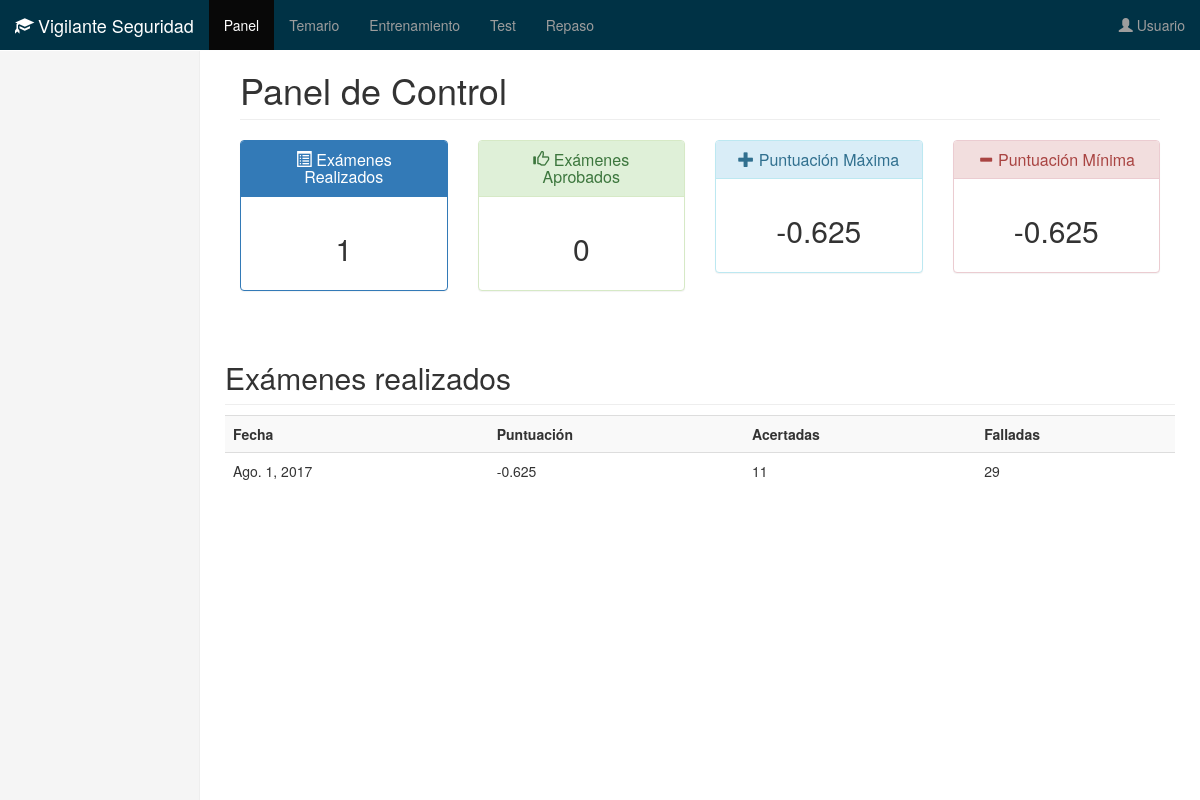
The page /panel/ on the database as committed earlier.
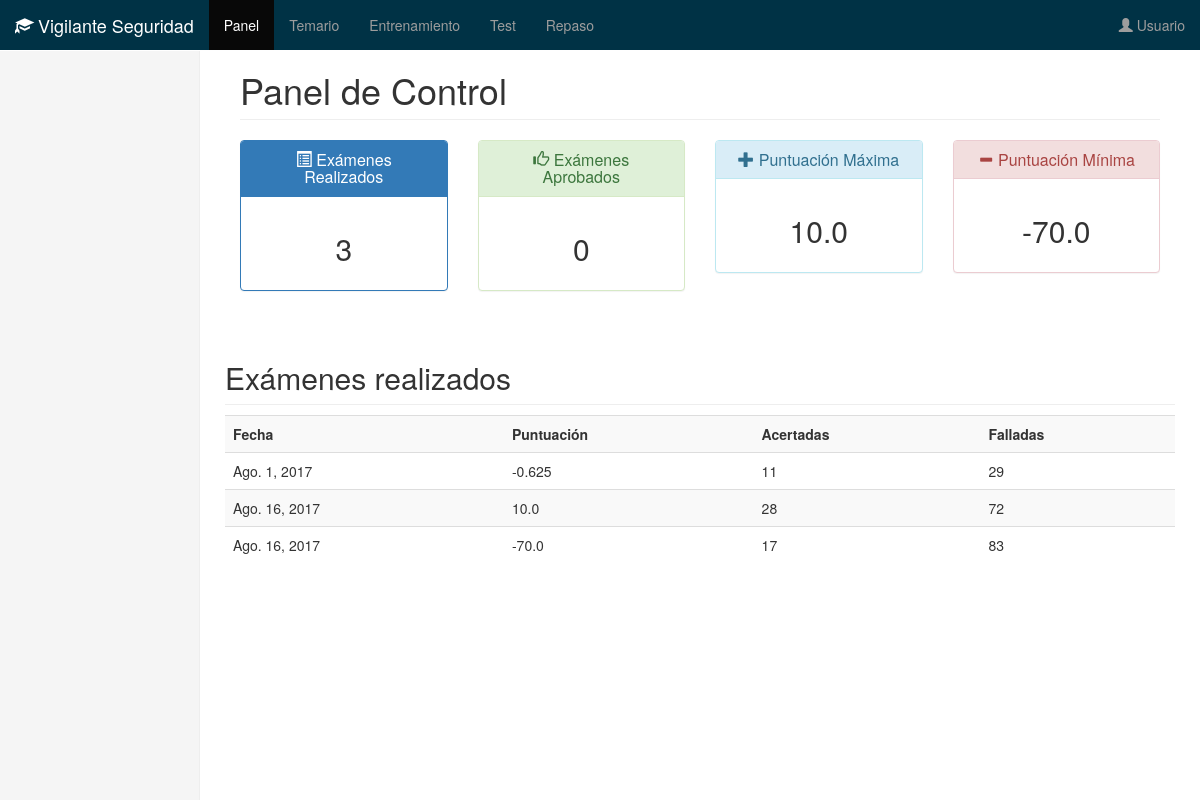
The same page on the database as committed later.
### examen/models.py (models this page shows, shortened)
class Examen(models.Model):
	fecha = models.DateField(auto_now=True)
	acertadas = models.IntegerField()
	erroneas = models.IntegerField()
	nota = models.FloatField()

### examen/views.py (the view)
# urls.py: url(r'^panel/$', PanelView.as_view(), name='panel'),
class PanelView(ListView):
	template_name = 'panel.html'
	model = Examen
	def get_context_data(self, **kwargs):
		context = super(PanelView, self).get_context_data(**kwargs)
		context['aprobados'] = Examen.objects.filter(nota__gte=50).count()
		context['realizados'] = Examen.objects.all().count()
		context['maxima'] = Examen.objects.all().aggregate(Max('nota'))
		context['minima'] = Examen.objects.all().aggregate(Min('nota'))
		return context

### examen/context_processors.py (called while the page is built)
def menu(request):
	menu = {'menu': [{'nombre': 'Panel', 'url': reverse('panel')}, {'nombre': 'Temario', 'url': reverse('temario')}, {'nombre': 'Entrenamiento', 'url': reverse('entrenamiento')}, {'nombre': 'Test', 'url': reverse('test')}, {'nombre': 'Repaso', 'url': reverse('repaso')}, ]}
	for item in menu['menu']:
		if request.path == item['url']:
			item['active'] = True
	return menu

### templates/panel.html (shortened to what this page needs)
{% extends "base.html" %}
{% block titulopagina %}
  Panel de Control
{% endblock titulopagina %}
{% block seccion %}
	<div class="row placeholders">
        <div class="col-xs-6 col-sm-3">
          <div class="panel panel-primary">
            <div class="panel-heading">
              <h3 class="panel-title"><span class="glyphicon glyphicon-list-alt" aria-hidden="true"></span>  Exámenes Realizados</h3>
            </div>
            <div class="panel-body">
              <h2> {{ realizados }} </h2>
            </div>
          </div>
        </div>
        <div class="col-xs-6 col-sm-3">
          <div class="panel panel-success">
            <div class="panel-heading">
              <h3 class="panel-title"><span class="glyphicon glyphicon-thumbs-up" aria-hidden="true"></span>  Exámenes Aprobados</h3>
            </div>
            <div class="panel-body">
              <h2> {{ aprobados }} </h2>
            </div>
          </div>
        </div>
        <div class="col-xs-6 col-sm-3">
          <div class="panel panel-info">
            <div class="panel-heading">
              <h3 class="panel-title"><span class="glyphicon glyphicon-plus" aria-hidden="true"></span> Puntuación Máxima</h3>
            </div>
            <div class="panel-body">
              <h2>{{ maxima.nota__max }}</h2>
            </div>
          </div>
        </div>
       <div class="col-xs-6 col-sm-3">
          <div class="panel panel-danger">
            <div class="panel-heading">
              <h3 class="panel-title"><span class="glyphicon glyphicon-minus" aria-hidden="true"></span> Puntuación Mínima</h3>
            </div>
            <div class="panel-body">
              <h2>{{ minima.nota__min }}</h2>
            </div>
          </div>
        </div>
      </div>
  <div class="row">
    <h2 class="sub-header">Exámenes realizados</h2>
    <table class="table table-striped">
      <tr>
        <th>Fecha</th>
        <th>Puntuación</th>
        <th>Acertadas</th>
        <th>Falladas</th>
      </tr>
      {% for examen in  object_list %}
        <tr>
          <td>{{ examen.fecha }}</td>
          <td>{{ examen.nota }}</td>
          <td>{{ examen.acertadas }}</td>
          <td>{{ examen.erroneas }}</td>
        </tr>
      {% endfor %}
    </table>
  </div>
{% endblock seccion %}

Rows that differ between the two databases and show on the page:
added Examen: fecha "Ago. 16, 2017", nota "10.0", acertadas "28", erroneas "72"
added Examen: fecha "Ago. 16, 2017", nota "-70.0", acertadas "17", erroneas "83"
Other text that changed with them:
{{ realizados }}: "1" → "3"
{{ maxima.nota__max }}: "-0.625" → "10.0"
{{ minima.nota__min }}: "-0.625" → "-70.0"
